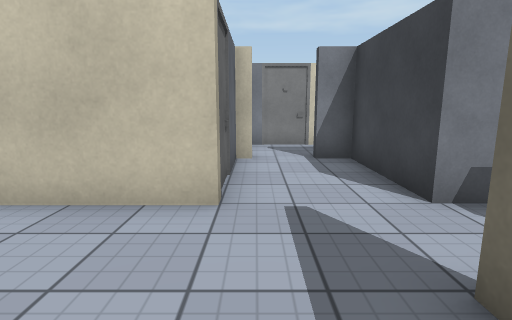
view 1 (above)

19 first-person views from a walk through a Unity game level. The camera is 1.3 m above the floor, tilts 10° down and sees 80° across. The floor is counted in squares, 1 m on a side. Each view is taken from the middle of a square. On the plan, view 1 faces up. The plan holds only what a view shows up to about 14 squares ahead; the rest is blank. The player character is not drawn. Door leaves are left out, so doorways stand open. Surface patterns are stand-ins for the level's own textures.

view 2
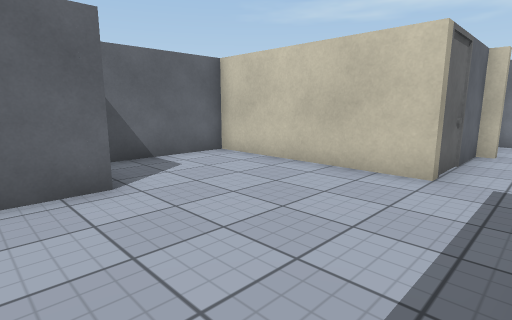

view 3
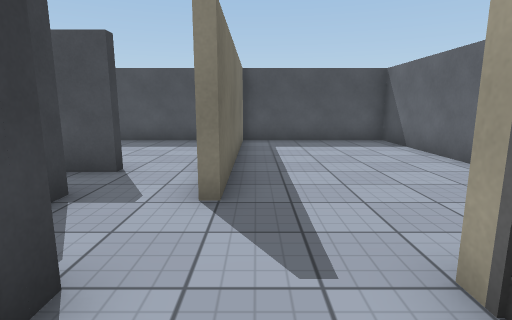

view 4
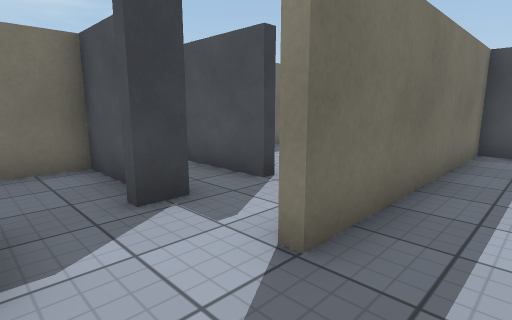

view 5
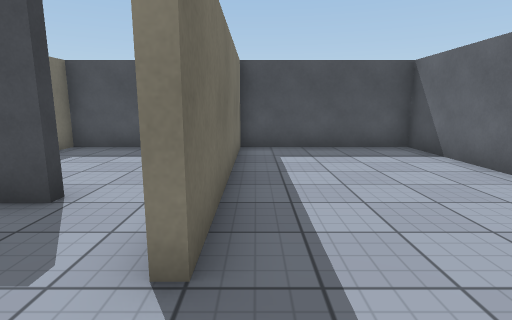

view 6
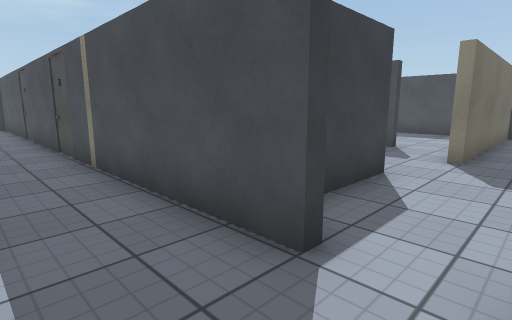

view 7
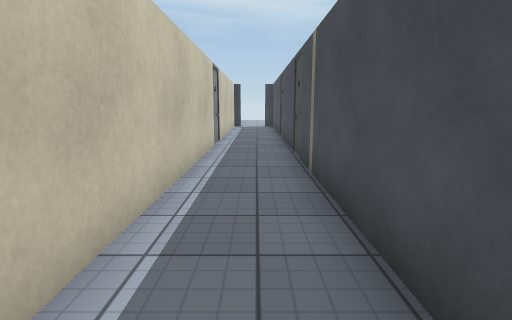

view 8
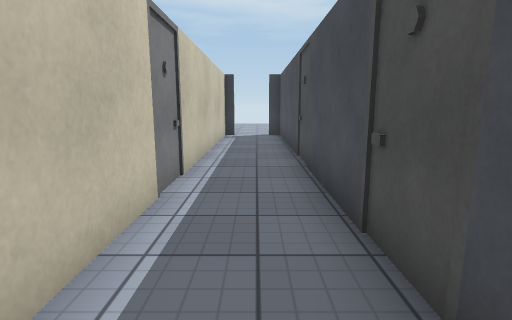

view 9
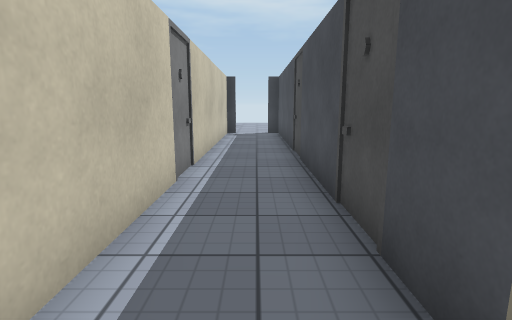

view 10
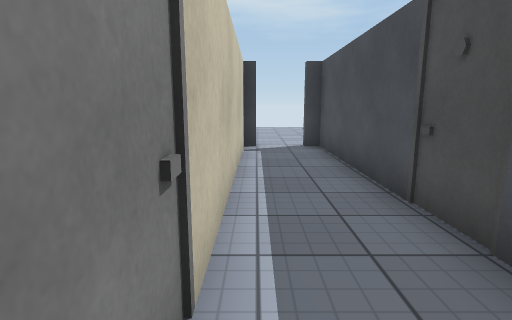

view 11
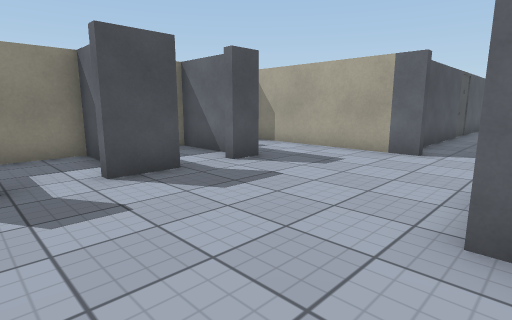

view 12
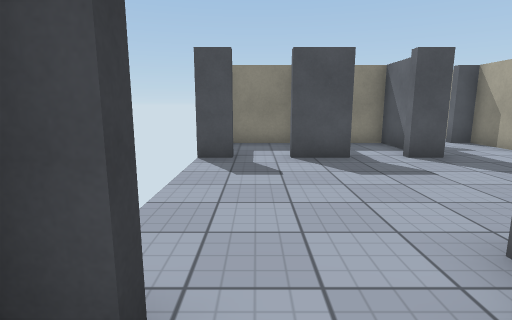

view 13
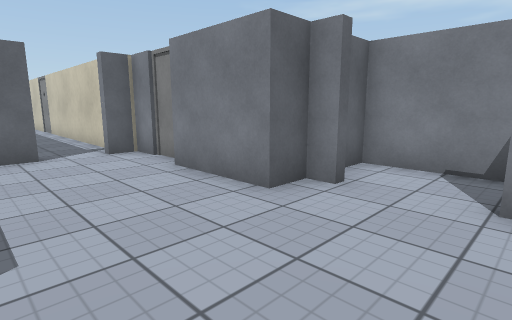

view 14
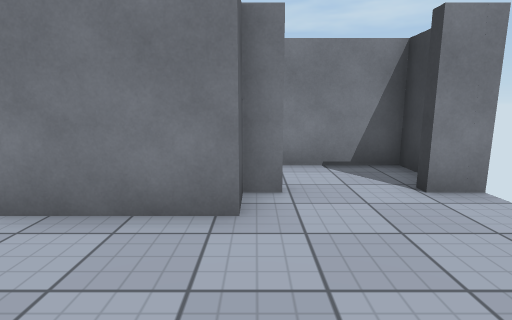

view 15
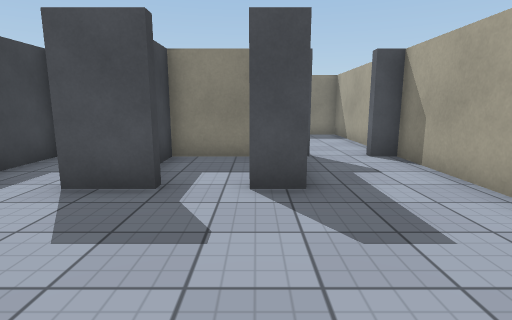

view 16
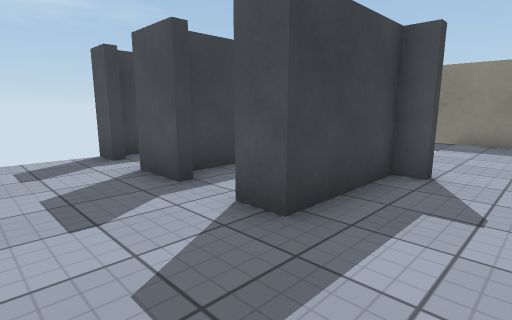

view 17
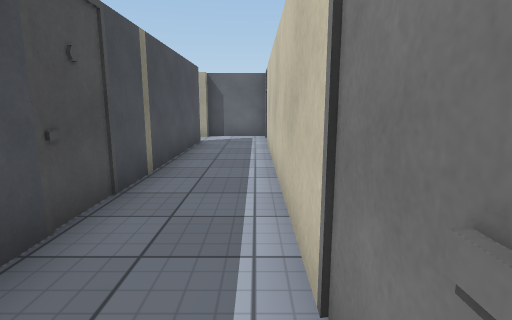

view 18
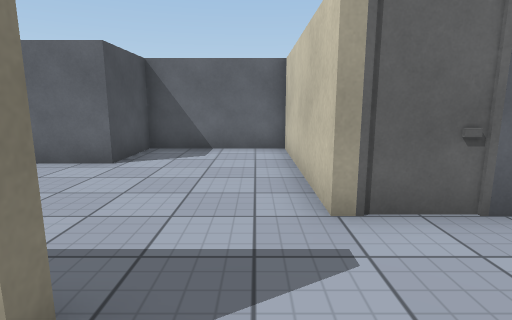

view 19
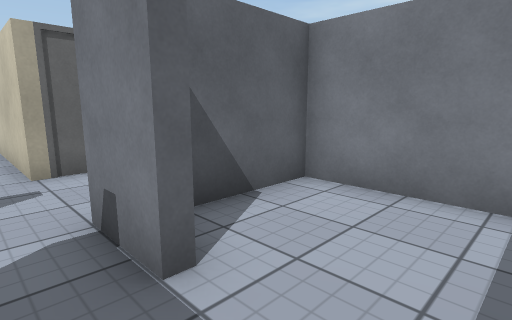

### Floor plan
Points are (right, up) in squares from view 1. A wall is a line through its corners. A room is listed if a view was taken in it or the views show most of it. See-through windows are left out.
Room 1 (views 1, 2, 3, 4, 5, 18)
walls: (-0.4, 3.9) (-6.4, 3.9) (-6.4, -0.3) (-3.9, -0.3) (-3.9, -5.8) (1.5, -5.8) (1.5, 1.9) (1.9, 1.9); (3.8, 1.5) (3.8, 2.5); (3.8, -0.4) (3.8, 0); (4.1, 3.9) (2.4, 3.9) (2.4, 7.6) (1.5, 7.6); (-0.1, 7.6) (-0.5, 7.6) (-0.5, 5.8)
ways out: open door at (0.5, 8) to room 2; open door at (4, 3.5) to room 4; opening at (3, 0.5) to room 5
Room 2 (views 6, 7, 8, 9, 10, 17)
walls: (1.5, 7.9) (21, 7.9); (21, 10) (21, 10.4) (-0.5, 10.4) (-0.5, 7.9) (-0.1, 7.9)
ways out: open door at (0.5, 8) to room 1; open door at (21, 9.5) to room 3
Room 3 (views 11, 12, 13, 14, 15, 16)
walls: (26.6, 4.9) (26.6, 5.3) (28.1, 5.3); (27.5, 11.5) (26.8, 11.5) (26.8, 10.4) (23.9, 10.4); (23.1, 10.8) (21.3, 10.8) (21.3, 10); (21.3, 8.4) (21.3, 2.1) (22, 2.1); (29.6, 4.9) (29.6, 5.3) (30.5, 5.3); (30.6, 11.5) (29.6, 11.5) (29.6, 11.8); (24.2, 2.1) (24.2, 5.3) (25.1, 5.3); (30.2, 12.9) (30.2, 13.7) (26.8, 13.7) (26.8, 12.9)
ways out: open door at (21, 9.5) to room 2; opening at (26, 5) to room 6; opening at (29, 5) to room 7; open door at (22.5, 2)
Room 4 (view 19)
walls: (5.8, 7.6) (2.7, 7.6) (2.7, 5.1); (5, 2.1) (6.9, 2.1) (6.9, 3.5)
ways out: open door at (4, 3.5) to room 1
Room 5 (no view inside)
walls: (3.2, -5.8) (6.9, -5.8) (6.9, -3.8)
ways out: opening at (3, 0.5) to room 1; open door at (4, 0.5)
Room 6 (no view inside)
walls: (24.5, 4.4) (24.5, 2.1) (27.2, 2.1) (27.2, 4.6)
ways out: opening at (26, 5) to room 3
Room 7 (no view inside)
walls: (27.4, 3.1) (27.4, 2.1) (29.9, 2.1); (30.2, 2) (30.2, 4.9)
ways out: opening at (29, 5) to room 3

Where each view was taken, in squares from view 1:
view 1: 0 up, 0 right, facing up
view 2: 2 down, 1 right, facing up-left
view 3: 6 up, 1 right, facing down
view 4: 4 up, 0 right, facing down-right
view 5: 4 up, 1 right, facing down
view 6: 10 up, 0 right, facing down-right
view 7: 9 up, 1 right, facing right
view 8: 9 up, 7 right, facing right
view 9: 9 up, 6 right, facing right
view 10: 10 up, 11 right, facing right
view 11: 11 up, 30 right, facing down-left
view 12: 13 up, 29 right, facing down
view 13: 7 up, 30 right, facing up-left
view 14: 7 up, 27 right, facing up
view 15: 10 up, 25 right, facing down
view 16: 8 up, 22 right, facing down-right
view 17: 10 up, 13 right, facing left
view 18: 3 up, 3 right, facing left
view 19: 3 up, 6 right, facing up-left
